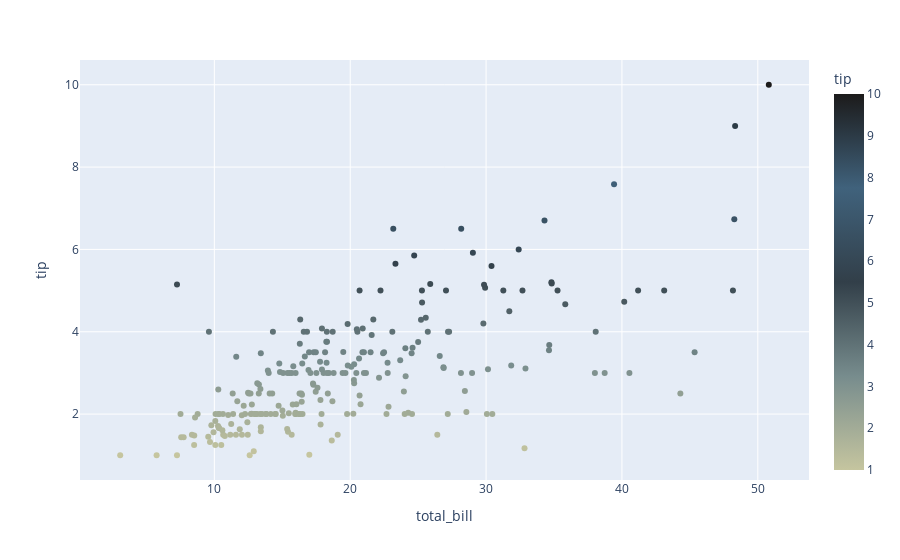

The notebook cell saved with this chart:
### Code cell
# reuse same dataset as `seaborn` example for a continuous color scale
# apply colormap to `color_continuous_scale`
fig = px.scatter(tips, x="total_bill", y="tip", color="tip", color_continuous_scale=vangogh_px)
fig.show()

### Figure 1 — Plotly figure (JSON) as saved in the notebook; plotly's stock layout.template omitted (floating-point values rounded to 4 significant figures; data arrays with more than 128 entries replaced by an {"elided": "..."} marker saying what was removed)
{"data": [{"hovertemplate": "total_bill=%{x}<br>tip=%{marker.color}<extra></extra>", "legendgroup": "", "marker": {"color": {"elided": "244 float values"}, "coloraxis": "coloraxis", "symbol": "circle"}, "mode": "markers", "name": "", "orientation": "v", "showlegend": false, "type": "scatter", "x": {"elided": "244 float values"}, "xaxis": "x", "y": {"elided": "244 float values"}, "yaxis": "y"}], "layout": {"coloraxis": {"colorbar": {"title": {"text": "tip"}}, "colorscale": [[0, "#c5c59f"], [0.25, "#778c8d"], [0.5, "#323f49"], [0.75, "#40627c"], [1, "#1c1b1b"]]}, "legend": {"tracegroupgap": 0}, "margin": {"t": 60}, "xaxis": {"anchor": "y", "domain": [0, 1], "title": {"text": "total_bill"}}, "yaxis": {"anchor": "x", "domain": [0, 1], "title": {"text": "tip"}}}}
